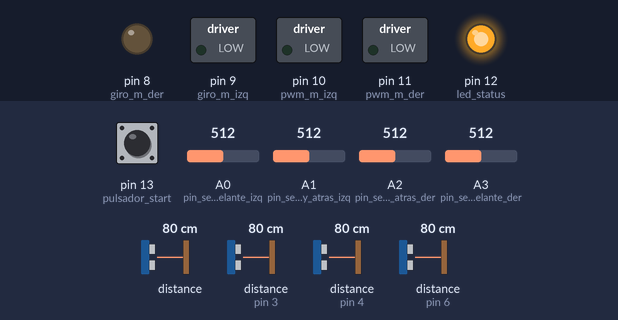
Simulated run of this sketch. Board: Arduino Uno, built with avr-gcc and run on an emulated ATmega328P. Parts: switched loads named in the sketch (green lamp = pin HIGH), output pins drawn as LEDs (lit = HIGH). Inputs (shaded band) come from the test bench; at power-on: pin 13 (pulsador_start) HIGH, distance to the obstacle (sensors on pin 3, pin 6, pin 4) 80 cm, distance to the obstacle 80 cm, A0 (pin_sensor_cny_adelante_izq) = 512, A1 (pin_sensor_cny_atras_izq) = 512, A2 (pin_sensor_cny_atras_der) = 512, A3 (pin_sensor_cny_adelante_der) = 512. The echo pulse lasts 58.3 µs per cm; pins used as bus, display or sensor lines are not drawn.

Above: at 0.8 s.
0.9 s: pin 13 (pulsador_start) pulled LOW for 0.15 s
4.0 s: distance to the obstacle (sensor on pin 3) set to 54 cm
At 6.5 s:
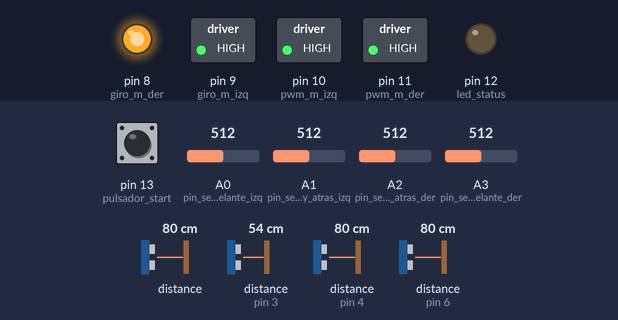
7.0 s: distance to the obstacle (sensor on pin 3) set to 48 cm
At 8.8 s:
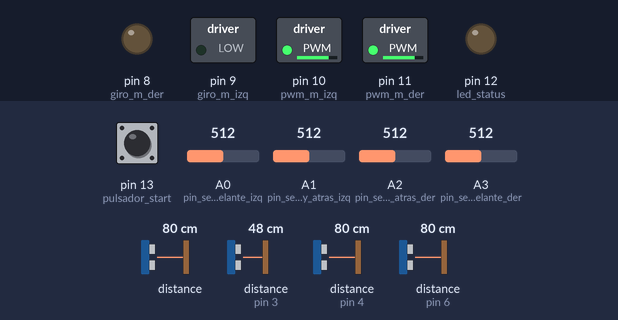
9.1 s: distance to the obstacle (sensor on pin 6) set to 56 cm
10.6 s: distance to the obstacle (sensor on pin 6) set to 46 cm
At 11.0 s:
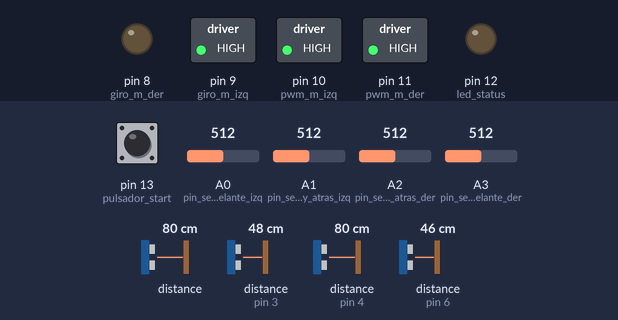
12.1 s: distance to the obstacle (sensor 0) set to 53 cm
13.6 s: distance to the obstacle (sensor 0) set to 46 cm
At 14.2 s:
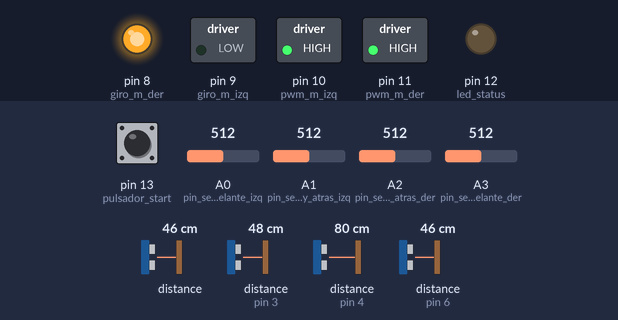
Timing chart, 0 to 16.1 s (numbered marks = the images above; inputs shaded):
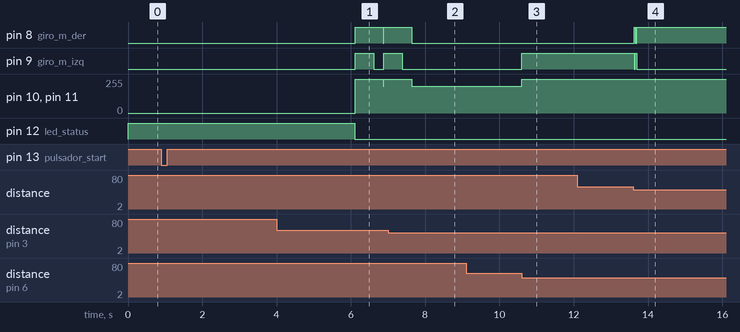

Measured:
- the behaviour switches between 51 and 50 cm on distance to the obstacle (sensor on pin 3) (found by bisection; images 1 and 2)
- the behaviour switches between 51 and 50 cm on distance to the obstacle (sensor on pin 6) (found by bisection; images 2 and 3)
- the behaviour switches between 51 and 50 cm on distance to the obstacle (sensor 0) (found by bisection; images 3 and 4)
- after the input at 0.9 s, every drawn part: stays the same
- after the input at 7.0 s, pin 8 (giro_m_der): goes on until 7.6 s, then stays LOW; pin 9 (giro_m_izq): goes on until 7.4 s, then stays LOW; pin 10 (pwm_m_izq), pin 11 (pwm_m_der): goes on until 7.6 s, then stays 200/255
- after the input at 9.1 s, every drawn part: stays the same
- after the input at 10.6 s, pin 9 (giro_m_izq): LOW → HIGH at once; pin 10 (pwm_m_izq), pin 11 (pwm_m_der): 200/255 → 255/255 at once
- after the input at 12.1 s, every drawn part: stays the same
- after the input at 13.6 s, pin 8 (giro_m_der): LOW → HIGH at once, → LOW 0.03 s later, → HIGH 0.04 s later; pin 9 (giro_m_izq): HIGH → LOW at once, → HIGH 0.03 s later, → LOW 0.04 s later

The sketch:

Sumo_v1_0.ino
```cpp
#define pulsador_start 13
#define led_status 12
///////////////////////////////////////////////////////////////////////////////
#define pwm_m_der 11
#define pwm_m_izq 10
#define giro_m_izq 9
#define giro_m_der 8
///////////////////////////////////////////////////////////////////////////////
#define ultrasonido_der 3
#define ultrasonido_centro_der 2
#define ultrasonido_centro_izq 1
#define ultrasonido_izq 0
////////////////////////////////////////////////////////////////////////////////
#define pin_sensor_cny_adelante_izq A0
#define pin_sensor_cny_atras_izq A1
#define pin_sensor_cny_atras_der A2
#define pin_sensor_cny_adelante_der A3
////////////////////////////////////////////////////////////////////////////////
int velocidad_ataque=255;
int velocidad_busqueda=200;
int borde_blanco = 500;
int distancia=50;
////////////////////////////////////////////////////////////////////////////////
int sensor_adelante_izq;
int sensor_adelante_der;
int sensor_atras_der;
int sensor_atras_izq;
////////////////////////////////////////////////////////////////////////////////
boolean bor_atras=false;
boolean bor_adelante=true;
boolean start=false;
////////////////////////////////////////////////////////////////////////////////
int trig[4]={1,2,5,7};
int echo[4]={0,3,4,6};
long distancia_sensor;
long tiempo;
int sensor[4]={0,0,0,0};
int puntero;
////////////////////////////////////////////////////////////////////////////////
boolean flag_atacar=false;
////////////////////////////////////////////////////////////////////////////////
/////////////////////////Programa Principal ///////////////////////////////////
////////////////////////////////////////////////////////////////////////////////

void setup()
{
 // Serial.begin(9600);
  Configuracion_GPIO();
  Pulsador_start();
}


void loop()
{
  Lectura_de_sensor_ultrasonidos();
  if(flag_atacar==true)  Atacar();
  else Busqueda();
}
void Configuracion_GPIO(){
//Configuro los pines de I/O de los sensores ultrasonidos.
  pinMode(trig[0],OUTPUT);
  pinMode(echo[0],INPUT);
  pinMode(trig[1],OUTPUT);
  pinMode(echo[1],INPUT);
  pinMode(trig[2],OUTPUT);
  pinMode(echo[2],INPUT);
  pinMode(trig[3],OUTPUT);
  pinMode(echo[3],INPUT);
  ////////////////////////////////////////////////////
//Configuro los pines analogico como entrada para la lectura de los sensores CNY70
  pinMode(pin_sensor_cny_adelante_izq,INPUT);
  pinMode(pin_sensor_cny_adelante_der,INPUT);
  pinMode(pin_sensor_cny_atras_der,INPUT);
  pinMode(pin_sensor_cny_atras_izq,INPUT);
  ////////////////////////////////////////////////////
//Configuro las salidas de los motores
  pinMode(giro_m_der,OUTPUT);
  pinMode(giro_m_izq,OUTPUT);
  pinMode(pwm_m_der,OUTPUT);
  pinMode(pwm_m_izq,OUTPUT);
// Pines adicionales
  pinMode(led_status,OUTPUT);
  pinMode(pulsador_start,INPUT);
}
///////////////////////////////////////////////////////////////////////////////
void Mostrar_pantalla_ultrasonidos()
{
  Serial.print(sensor[1]);
  Serial.print(" ");
  Serial.print(sensor[2]);
  Serial.print(" ");
  Serial.print(sensor[3]);
  Serial.println(" ");
}
///////////////////////////////////////////////////////////////////////////////
void Mostrar_pantalla_opticos()
{
  Serial.print(1024-analogRead(A0));
  Serial.print(" ");
  Serial.print(1024-analogRead(A1));
  Serial.print(" ");
  Serial.print(1024-analogRead(A2));
  Serial.print(" ");
  Serial.println(1024-analogRead(A3));

}
////////////////////////////////////////////////////////////////////////////////
///////////////////////****** ATAQUE *******////////////////////////////////////
////////////////////////////////////////////////////////////////////////////////
void Ultrasonido(int puntero)
{
  long valor_de_sensores;
  digitalWrite(echo[puntero],LOW);
  digitalWrite(trig[puntero],LOW);
  delayMicroseconds(5);
  digitalWrite(trig[puntero],HIGH);
  delayMicroseconds(10);
  digitalWrite(trig[puntero],LOW);
  valor_de_sensores = pulseIn(echo[puntero],HIGH);
  sensor[puntero]=valor_de_sensores/58.2;
}
////////////////////////////////////////////////////////////////////////////////
void Lectura_de_sensor_ultrasonidos()
{
  for(puntero=0;puntero<4;puntero++) Ultrasonido(puntero);
  if((sensor[0]<=distancia) || (sensor[1]<=distancia)|| (sensor[2]<=distancia)|| (sensor[3]<=distancia)) flag_atacar=true;  // Si detecto algo pongo al robot en modo ataque
}

void Avanzar_atacar()
{
  digitalWrite(giro_m_der,LOW);
  digitalWrite(giro_m_izq,LOW);
  analogWrite(pwm_m_der,velocidad_ataque);
  analogWrite(pwm_m_izq,velocidad_ataque);
}
void Giro_der_ataque()
{
 digitalWrite(giro_m_der,HIGH);
 digitalWrite(giro_m_izq,LOW);
 analogWrite(pwm_m_der,velocidad_ataque);
 analogWrite(pwm_m_izq,velocidad_ataque);
}
void Giro_izq_ataque()
{
  digitalWrite(giro_m_izq,HIGH);
  digitalWrite(giro_m_der,LOW);
  analogWrite(pwm_m_der,velocidad_ataque);
  analogWrite(pwm_m_izq,velocidad_ataque);
}
void Movimiento_off()
{
  digitalWrite(giro_m_der,LOW);
  digitalWrite(giro_m_izq,LOW);
  analogWrite(pwm_m_der,0);
  analogWrite(pwm_m_izq,0);
}
////////////////////////////////////////////////////////////////////////////////
void Atacar()
{
  if( (sensor[0]>distancia) && (sensor[1]>distancia) && (sensor[2]>distancia) && (sensor[3]>distancia) ) flag_atacar=false; //Si no detecto nada apago el modo "ataque"
  else
  {
    if( (sensor[ultrasonido_centro_der]<=distancia) && (sensor[ultrasonido_centro_izq]<=distancia) ) Avanzar_atacar();
    if( sensor[ultrasonido_der]<=distancia ) Giro_izq_ataque();
    if( sensor[ultrasonido_izq]<=distancia ) Giro_der_ataque();
  }
}
////////////////////////////////////////////////////////////////////////////////
///////////////////////******* BUSQUEDA ******//////////////////////////////////
////////////////////////////////////////////////////////////////////////////////
void Avanzar_busqueda()
{
  digitalWrite(giro_m_der,LOW);
  digitalWrite(giro_m_izq,LOW);
  analogWrite(pwm_m_der,velocidad_busqueda);
  analogWrite(pwm_m_izq,velocidad_busqueda);
}
////////////////////////////////////////////////////////////////////////////////
void Retroceder_busqueda()
{
  digitalWrite(giro_m_der,HIGH);
  digitalWrite(giro_m_izq,HIGH);
  analogWrite(pwm_m_der,255);
  analogWrite(pwm_m_izq,255);
  delay(500);
}
////////////////////////////////////////////////////////////////////////////////
void Busqueda()
{
  Lectura_de_sensores_opticos();
  Rebotar();
}
////////////////////////////////////////////////////////////////////////////////
void Lectura_de_sensores_opticos()
{
  sensor_adelante_izq=1023-analogRead(pin_sensor_cny_adelante_izq);
  sensor_adelante_der=1023-analogRead(pin_sensor_cny_adelante_der);
  sensor_atras_izq=1023-analogRead(pin_sensor_cny_atras_izq);
  sensor_atras_der=1023-analogRead(pin_sensor_cny_atras_der);
}
////////////////////////////////////////////////////////////////////////////////
void Rebotar()
{
  if((sensor_adelante_izq>=borde_blanco) || (sensor_adelante_der>=borde_blanco))
  {
    bor_atras=false;
    bor_adelante=true;
    Retroceder_busqueda();
    Girar_atras_busqueda();
  }
 /* if((sensor_atras_der>=borde_blanco) || (sensor_atras_izq>=borde_blanco))
  {
    bor_adelante=false;
    bor_atras=true;
  }*/
  if(bor_adelante==true) Avanzar_busqueda();
  //if(bor_atras==true) Avanzar_busqueda();
}
////////////////////////////////////////////////////////////////////////////////
void Girar_atras_busqueda()
{
  digitalWrite(giro_m_der,HIGH);
  digitalWrite(giro_m_izq,LOW);
  analogWrite(pwm_m_der,255);
  analogWrite(pwm_m_izq,255);
  delay(250);
}
////////////////////////////////////////////////////////////////////////////////
void Pulsador_start()
{
  digitalWrite(led_status,HIGH);
  while(!start)
  {
    boolean flag_pulsador;
    if(digitalRead(pulsador_start)==LOW) flag_pulsador=true;
    while(flag_pulsador==true)
    {
      if(digitalRead(pulsador_start)==LOW) delay(100);
      else
      {
        flag_pulsador=false;
        start=true;
      }
    }
  }
   delay(5000);
   digitalWrite(led_status,LOW);
}
///////////////////////////// FIN DEL PROGRAMA /////////////////////////////////
////////////////////////////////////////////////////////////////////////////////
```
